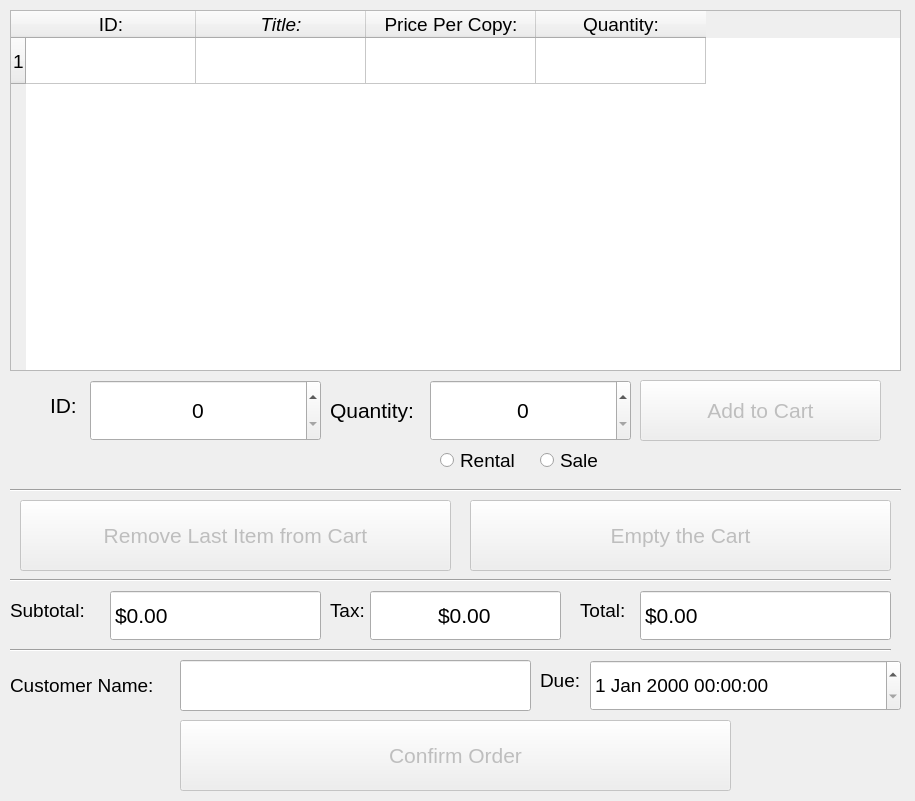
<?xml version="1.0" encoding="UTF-8"?>
<ui version="4.0">
 <class>ShoppingCart</class>
 <widget class="QMainWindow" name="ShoppingCart">
  <property name="geometry">
   <rect>
    <x>0</x>
    <y>0</y>
    <width>915</width>
    <height>801</height>
   </rect>
  </property>
  <property name="minimumSize">
   <size>
    <width>915</width>
    <height>801</height>
   </size>
  </property>
  <property name="maximumSize">
   <size>
    <width>915</width>
    <height>801</height>
   </size>
  </property>
  <property name="windowTitle">
   <string>Shopping Cart</string>
  </property>
  <widget class="QWidget" name="centralwidget">
   <widget class="QTableWidget" name="shoppingCartTable">
    <property name="enabled">
     <bool>true</bool>
    </property>
    <property name="geometry">
     <rect>
      <x>10</x>
      <y>10</y>
      <width>891</width>
      <height>361</height>
     </rect>
    </property>
    <property name="font">
     <font>
      <pointsize>14</pointsize>
     </font>
    </property>
    <property name="lineWidth">
     <number>2</number>
    </property>
    <property name="midLineWidth">
     <number>2</number>
    </property>
    <property name="editTriggers">
     <set>QAbstractItemView::NoEditTriggers</set>
    </property>
    <property name="tabKeyNavigation">
     <bool>false</bool>
    </property>
    <property name="showDropIndicator" stdset="0">
     <bool>false</bool>
    </property>
    <property name="alternatingRowColors">
     <bool>true</bool>
    </property>
    <property name="rowCount">
     <number>1</number>
    </property>
    <property name="columnCount">
     <number>4</number>
    </property>
    <attribute name="horizontalHeaderMinimumSectionSize">
     <number>46</number>
    </attribute>
    <attribute name="horizontalHeaderDefaultSectionSize">
     <number>170</number>
    </attribute>
    <attribute name="verticalHeaderMinimumSectionSize">
     <number>46</number>
    </attribute>
    <attribute name="verticalHeaderDefaultSectionSize">
     <number>46</number>
    </attribute>
    <row/>
    <column>
     <property name="text">
      <string>ID:</string>
     </property>
    </column>
    <column>
     <property name="text">
      <string>Title:</string>
     </property>
     <property name="font">
      <font>
       <italic>true</italic>
      </font>
     </property>
    </column>
    <column>
     <property name="text">
      <string>Price Per Copy:</string>
     </property>
    </column>
    <column>
     <property name="text">
      <string>Quantity:</string>
     </property>
    </column>
   </widget>
   <widget class="QSpinBox" name="shoppingCartIdField">
    <property name="geometry">
     <rect>
      <x>90</x>
      <y>380</y>
      <width>231</width>
      <height>61</height>
     </rect>
    </property>
    <property name="font">
     <font>
      <pointsize>16</pointsize>
     </font>
    </property>
    <property name="alignment">
     <set>Qt::AlignCenter</set>
    </property>
   </widget>
   <widget class="QLabel" name="label">
    <property name="geometry">
     <rect>
      <x>50</x>
      <y>390</y>
      <width>41</width>
      <height>31</height>
     </rect>
    </property>
    <property name="font">
     <font>
      <pointsize>16</pointsize>
     </font>
    </property>
    <property name="text">
     <string>ID:</string>
    </property>
   </widget>
   <widget class="QLabel" name="label_2">
    <property name="geometry">
     <rect>
      <x>330</x>
      <y>390</y>
      <width>101</width>
      <height>41</height>
     </rect>
    </property>
    <property name="font">
     <font>
      <pointsize>16</pointsize>
     </font>
    </property>
    <property name="text">
     <string>Quantity:</string>
    </property>
   </widget>
   <widget class="QSpinBox" name="shoppingCartQuantityField">
    <property name="geometry">
     <rect>
      <x>430</x>
      <y>380</y>
      <width>201</width>
      <height>61</height>
     </rect>
    </property>
    <property name="font">
     <font>
      <pointsize>16</pointsize>
     </font>
    </property>
    <property name="alignment">
     <set>Qt::AlignCenter</set>
    </property>
   </widget>
   <widget class="QPushButton" name="shoppingCartAddToCart">
    <property name="enabled">
     <bool>false</bool>
    </property>
    <property name="geometry">
     <rect>
      <x>640</x>
      <y>380</y>
      <width>241</width>
      <height>61</height>
     </rect>
    </property>
    <property name="font">
     <font>
      <pointsize>16</pointsize>
     </font>
    </property>
    <property name="text">
     <string>Add to Cart</string>
    </property>
   </widget>
   <widget class="QRadioButton" name="shoppingCartPurchaseRadio">
    <property name="geometry">
     <rect>
      <x>540</x>
      <y>440</y>
      <width>81</width>
      <height>41</height>
     </rect>
    </property>
    <property name="font">
     <font>
      <pointsize>14</pointsize>
     </font>
    </property>
    <property name="text">
     <string>Sale</string>
    </property>
   </widget>
   <widget class="QRadioButton" name="shoppingCartRentalRadio">
    <property name="geometry">
     <rect>
      <x>440</x>
      <y>440</y>
      <width>91</width>
      <height>41</height>
     </rect>
    </property>
    <property name="font">
     <font>
      <pointsize>14</pointsize>
     </font>
    </property>
    <property name="text">
     <string>Rental</string>
    </property>
   </widget>
   <widget class="QDoubleSpinBox" name="shoppingCartSubTotalField">
    <property name="enabled">
     <bool>true</bool>
    </property>
    <property name="geometry">
     <rect>
      <x>110</x>
      <y>590</y>
      <width>211</width>
      <height>51</height>
     </rect>
    </property>
    <property name="font">
     <font>
      <pointsize>16</pointsize>
     </font>
    </property>
    <property name="alignment">
     <set>Qt::AlignLeading|Qt::AlignLeft|Qt::AlignVCenter</set>
    </property>
    <property name="readOnly">
     <bool>true</bool>
    </property>
    <property name="buttonSymbols">
     <enum>QAbstractSpinBox::NoButtons</enum>
    </property>
    <property name="prefix">
     <string>$</string>
    </property>
   </widget>
   <widget class="Line" name="line">
    <property name="geometry">
     <rect>
      <x>10</x>
      <y>480</y>
      <width>891</width>
      <height>21</height>
     </rect>
    </property>
    <property name="orientation">
     <enum>Qt::Horizontal</enum>
    </property>
   </widget>
   <widget class="QPushButton" name="shoppingCartRemoveLast">
    <property name="enabled">
     <bool>false</bool>
    </property>
    <property name="geometry">
     <rect>
      <x>20</x>
      <y>500</y>
      <width>431</width>
      <height>71</height>
     </rect>
    </property>
    <property name="font">
     <font>
      <pointsize>16</pointsize>
     </font>
    </property>
    <property name="text">
     <string>Remove Last Item from Cart</string>
    </property>
   </widget>
   <widget class="QPushButton" name="shoppingCartEmptyCart">
    <property name="enabled">
     <bool>false</bool>
    </property>
    <property name="geometry">
     <rect>
      <x>470</x>
      <y>500</y>
      <width>421</width>
      <height>71</height>
     </rect>
    </property>
    <property name="font">
     <font>
      <pointsize>16</pointsize>
     </font>
    </property>
    <property name="text">
     <string>Empty the Cart</string>
    </property>
   </widget>
   <widget class="Line" name="line_2">
    <property name="geometry">
     <rect>
      <x>10</x>
      <y>570</y>
      <width>881</width>
      <height>21</height>
     </rect>
    </property>
    <property name="orientation">
     <enum>Qt::Horizontal</enum>
    </property>
   </widget>
   <widget class="QLabel" name="label_3">
    <property name="geometry">
     <rect>
      <x>10</x>
      <y>600</y>
      <width>91</width>
      <height>21</height>
     </rect>
    </property>
    <property name="font">
     <font>
      <pointsize>14</pointsize>
     </font>
    </property>
    <property name="text">
     <string>Subtotal:</string>
    </property>
   </widget>
   <widget class="QLabel" name="label_4">
    <property name="geometry">
     <rect>
      <x>330</x>
      <y>600</y>
      <width>41</width>
      <height>21</height>
     </rect>
    </property>
    <property name="font">
     <font>
      <pointsize>14</pointsize>
     </font>
    </property>
    <property name="text">
     <string>Tax:</string>
    </property>
   </widget>
   <widget class="QDoubleSpinBox" name="shoppingCartTaxField">
    <property name="geometry">
     <rect>
      <x>370</x>
      <y>590</y>
      <width>191</width>
      <height>51</height>
     </rect>
    </property>
    <property name="font">
     <font>
      <pointsize>16</pointsize>
     </font>
    </property>
    <property name="alignment">
     <set>Qt::AlignCenter</set>
    </property>
    <property name="readOnly">
     <bool>true</bool>
    </property>
    <property name="buttonSymbols">
     <enum>QAbstractSpinBox::NoButtons</enum>
    </property>
    <property name="prefix">
     <string>$</string>
    </property>
   </widget>
   <widget class="QDoubleSpinBox" name="shoppingCartTotalField">
    <property name="geometry">
     <rect>
      <x>640</x>
      <y>590</y>
      <width>251</width>
      <height>51</height>
     </rect>
    </property>
    <property name="font">
     <font>
      <pointsize>16</pointsize>
     </font>
    </property>
    <property name="readOnly">
     <bool>true</bool>
    </property>
    <property name="buttonSymbols">
     <enum>QAbstractSpinBox::NoButtons</enum>
    </property>
    <property name="prefix">
     <string>$</string>
    </property>
   </widget>
   <widget class="QLabel" name="label_5">
    <property name="geometry">
     <rect>
      <x>580</x>
      <y>600</y>
      <width>51</width>
      <height>21</height>
     </rect>
    </property>
    <property name="font">
     <font>
      <pointsize>14</pointsize>
     </font>
    </property>
    <property name="text">
     <string>Total:</string>
    </property>
   </widget>
   <widget class="QLineEdit" name="shoppingCartCustomerNameField">
    <property name="geometry">
     <rect>
      <x>180</x>
      <y>660</y>
      <width>351</width>
      <height>51</height>
     </rect>
    </property>
   </widget>
   <widget class="QLabel" name="label_6">
    <property name="geometry">
     <rect>
      <x>10</x>
      <y>670</y>
      <width>161</width>
      <height>31</height>
     </rect>
    </property>
    <property name="font">
     <font>
      <pointsize>14</pointsize>
     </font>
    </property>
    <property name="text">
     <string>Customer Name:</string>
    </property>
   </widget>
   <widget class="QDateTimeEdit" name="shoppingCartDueField">
    <property name="geometry">
     <rect>
      <x>590</x>
      <y>660</y>
      <width>311</width>
      <height>51</height>
     </rect>
    </property>
    <property name="font">
     <font>
      <pointsize>14</pointsize>
     </font>
    </property>
   </widget>
   <widget class="QLabel" name="label_7">
    <property name="geometry">
     <rect>
      <x>540</x>
      <y>670</y>
      <width>51</width>
      <height>21</height>
     </rect>
    </property>
    <property name="font">
     <font>
      <pointsize>14</pointsize>
     </font>
    </property>
    <property name="text">
     <string>Due:</string>
    </property>
   </widget>
   <widget class="Line" name="line_3">
    <property name="geometry">
     <rect>
      <x>10</x>
      <y>640</y>
      <width>881</width>
      <height>21</height>
     </rect>
    </property>
    <property name="orientation">
     <enum>Qt::Horizontal</enum>
    </property>
   </widget>
   <widget class="QPushButton" name="shoppingCartConfirm">
    <property name="enabled">
     <bool>false</bool>
    </property>
    <property name="geometry">
     <rect>
      <x>180</x>
      <y>720</y>
      <width>551</width>
      <height>71</height>
     </rect>
    </property>
    <property name="font">
     <font>
      <pointsize>16</pointsize>
     </font>
    </property>
    <property name="text">
     <string>Confirm Order</string>
    </property>
   </widget>
  </widget>
 </widget>
 <resources/>
 <connections/>
</ui>
